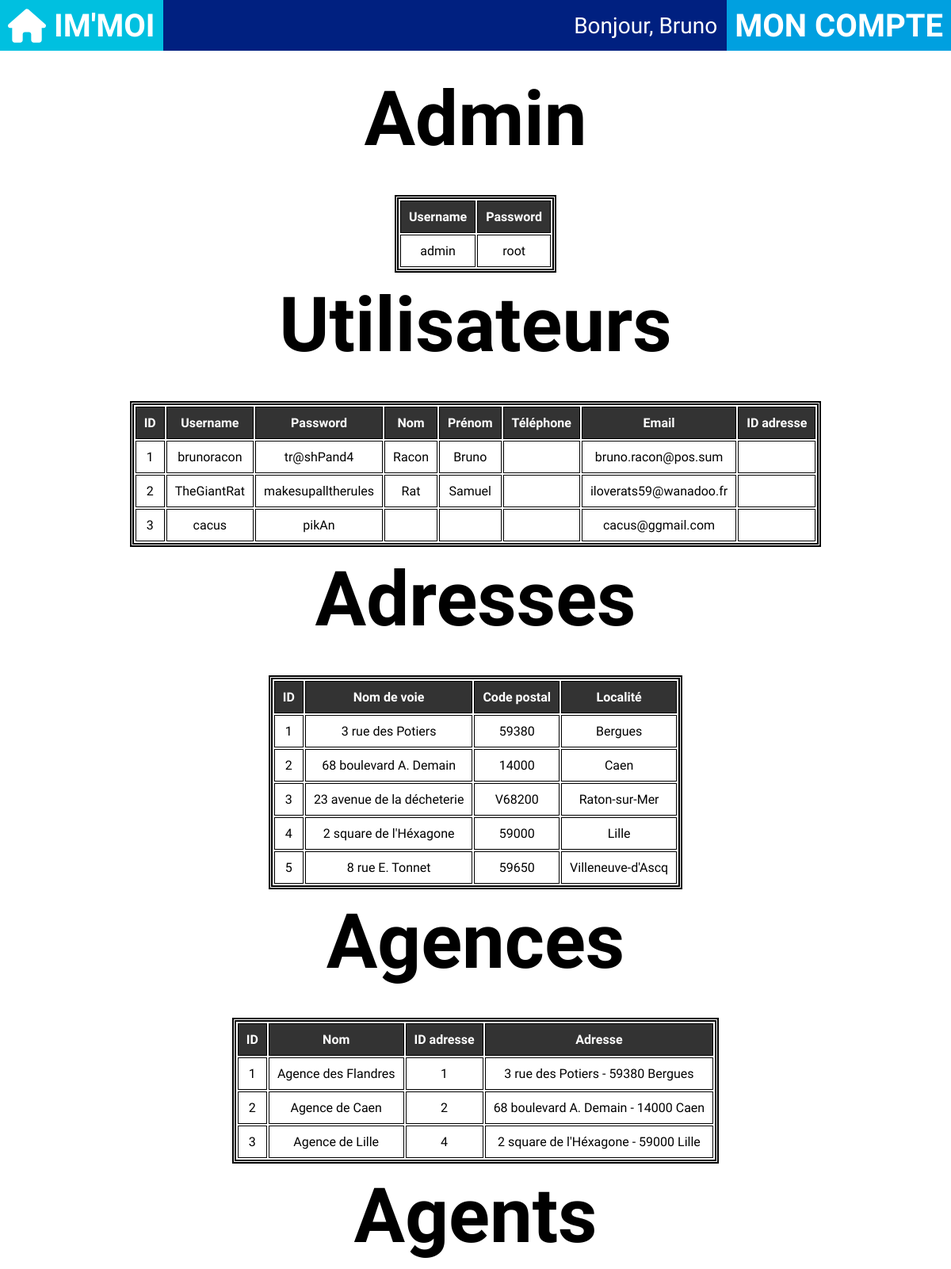
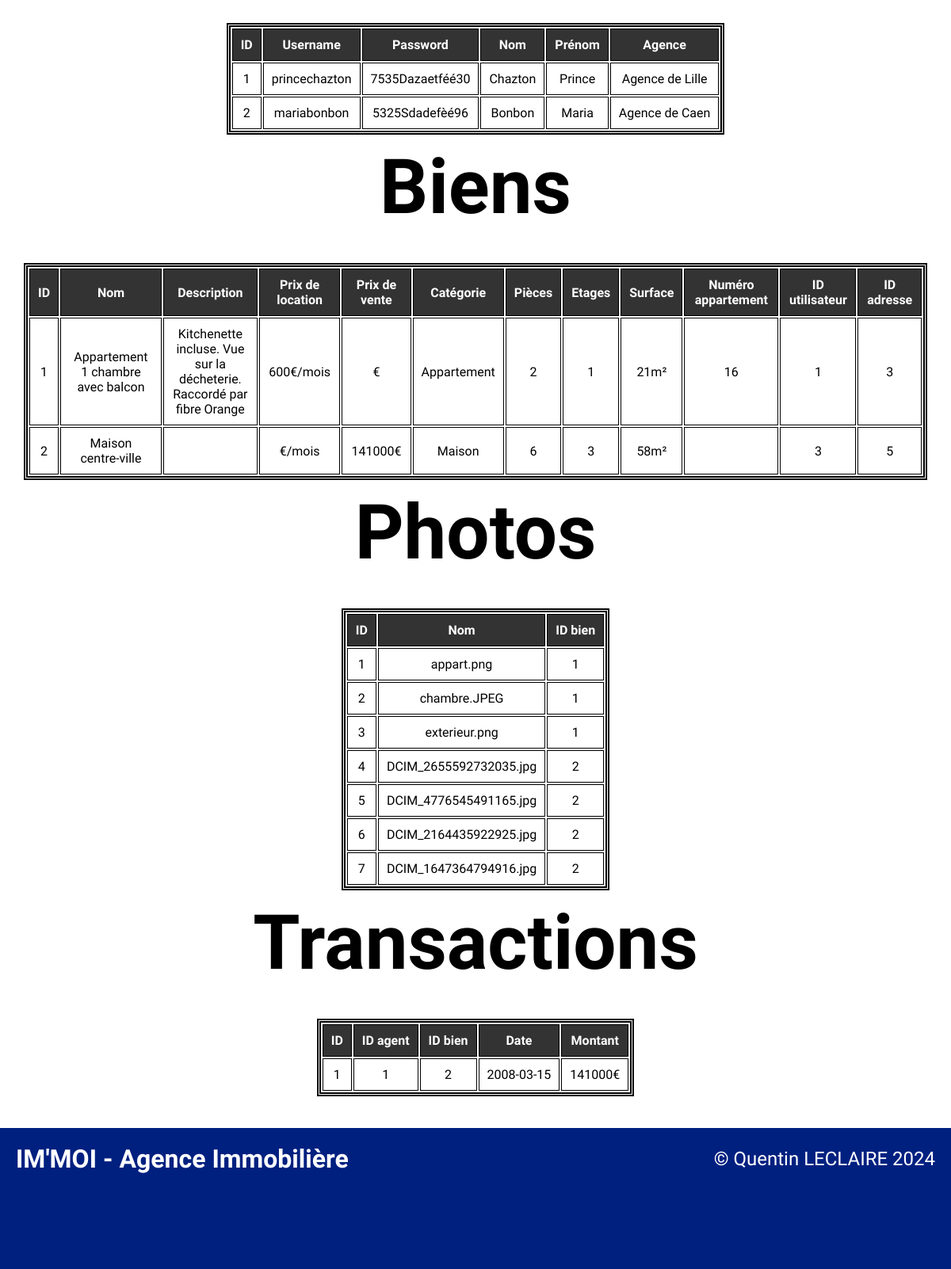
Screenshot of /bdtest.php with the database file from the repository (2 pictures, top to bottom).
### tables this page shows
CREATE TABLE utilisateur(
idUtilisateur int(11) NOT NULL,
username varchar(32) NOT NULL,
password varchar(32) NOT NULL,
nom varchar(40),
prenom varchar(40),
telephone varchar(20),
email varchar(80) NOT NULL,
idAdresse int(11)
);

CREATE TABLE adresse (
idAdresse int(11) NOT NULL,
nomVoie text NOT NULL,
zipcode varchar(10) NOT NULL,
localite varchar(60) NOT NULL
);

CREATE TABLE agence(
idAgence int(11) NOT NULL,
nom varchar(20) NOT NULL,
idAdresse int(11) NOT NULL
);

CREATE TABLE agent(
idAgent int(11) NOT NULL,
username varchar(32) NOT NULL,
password varchar(32) NOT NULL,
nom varchar(40) NOT NULL,
prenom varchar(40) NOT NULL,
idAgence int(11) NOT NULL
);

CREATE TABLE bien(
idBien int(11) NOT NULL,
nom varchar(60) NOT NULL,
description text,
prixLocation float,
prixVente float,
categorie varchar(20),
nbPieces int,
nbEtages int,
surface int,
numAppart int,
idUtilisateur int(11) NOT NULL,
idAdresse int(11) NOT NULL
);

CREATE TABLE photo (
idPhoto int(11) NOT NULL,
nom varchar(128) NOT NULL,
idBien int(11) NOT NULL
);

CREATE TABLE transactions(
idTransaction int(11) NOT NULL,
idAgent int(11) NOT NULL,
idBien int(11) NOT NULL,
dateTransaction date NOT NULL,
montant float NOT NULL
);

### bdtest.php (the view, shortened to what the rows shown need)
<?php
require_once "classes/Model.class.php";
require_once "classes/managers/UtilisateurManager.class.php";
require_once "classes/managers/AdresseManager.class.php";
require_once "classes/managers/AdminManager.class.php";
require_once "classes/managers/AgenceManager.class.php";
require_once "classes/managers/AgentManager.class.php";
require_once "classes/managers/BienManager.class.php";
require_once "classes/managers/TransactionManager.class.php";
require_once "classes/managers/PhotoManager.class.php";
require_once "classes/data/Utilisateur.class.php";
require_once "classes/data/Adresse.class.php";
require_once "classes/data/Admin.class.php";
require_once "classes/data/Agence.class.php";
require_once "classes/data/Agent.class.php";
require_once "classes/data/Bien.class.php";
require_once "classes/data/Transaction.class.php";
require_once "classes/data/Photo.class.php";
$utilisateurManager = new UtilisateurManager;
$utilisateurManager->chargementUserlist();
$adresseManager = new AdresseManager;
$adresseManager->chargementAdresselist();
$agenceManager = new AgenceManager;
$agenceManager->chargementAgencelist();
$agentManager = new AgentManager;
$agentManager->chargementAgentlist();
$bienManager = new BienManager;
$bienManager->chargementBienlist();
$transactionManager = new TransactionManager;
$transactionManager->chargementTransactionlist();
$adminManager = new AdminManager;
$adminManager->chargementAdminlist();
$photoManager = new PhotoManager;
$photoManager->chargementPhotolist();
ob_start(); ?>
<section class="testbdd">
    <h2>Admin</h2>
    <table>
        <tr>
            <th>Username</th>
            <th>Password</th>
        </tr>
        <?php
        $admin = $adminManager->getAdminlist();
        for ($i = 0; $i < count($admin); $i++) : ?>
            <tr>
                <td><?= $admin[$i]->getUsername(); ?></td>
                <td><?= $admin[$i]->getPassword(); ?></td>
            </tr>
        <?php endfor; ?>
    </table>
    <h2>Utilisateurs</h2>
    <table>
        <tr>
            <th>ID</th>
            <th>Username</th>
            <th>Password</th>
            <th>Nom</th>
            <th>Prénom</th>
            <th>Téléphone</th>
            <th>Email</th>
            <th>ID adresse</th>
        </tr>
        <?php
        $user = $utilisateurManager->getUserlist();
        for ($i = 0; $i < count($user); $i++) : ?>
            <tr>
                <td><?= $user[$i]->getId(); ?></td>
                <td><?= $user[$i]->getUsername(); ?></td>
                <td><?= $user[$i]->getPassword(); ?></td>
                <td><?= $user[$i]->getNom(); ?></td>
                <td><?= $user[$i]->getPrenom(); ?></td>
                <td><?= $user[$i]->getTelephone(); ?></td>
                <td><?= $user[$i]->getEmail(); ?></td>
                <td><?= $user[$i]->getAdresse(); ?></td>
            </tr>
        <?php endfor; ?>
    </table>
    <h2>Adresses</h2>
    <table>
        <tr>
            <th>ID</th>
            <th>Nom de voie</th>
            <th>Code postal</th>
            <th>Localité</th>
        </tr>
        <?php
        $adresse = $adresseManager->getAdresselist();
        for ($i = 0; $i < count($adresse); $i++) : ?>
            <tr>
                <td><?= $adresse[$i]->getId(); ?></td>
                <td><?= $adresse[$i]->getNomVoie(); ?></td>
                <td><?= $adresse[$i]->getZipcode(); ?></td>
                <td><?= $adresse[$i]->getLocalite(); ?></td>
            </tr>
        <?php endfor; ?>
    </table>
    <h2>Agences</h2>
    <table>
        <tr>
            <th>ID</th>
            <th>Nom</th>
            <th>ID adresse</th>
            <th>Adresse</th>
        </tr>
        <?php
        $agence = $agenceManager->getAgencelist();
        for ($i = 0; $i < count($agence); $i++) :
            $adresseagence = $adresse[$agence[$i]->getAdresse()-1];?>
            <tr>
                <td><?= $agence[$i]->getId(); ?></td>
                <td><?= "Agence " . $agence[$i]->getNom(); ?></td>
                <td><?= $agence[$i]->getAdresse(); ?></td>
                <td><?= $adresseagence->getNomVoie() ." - ". $adresseagence->getZipcode() . " " .  $adresseagence->getLocalite(); ?></td>
            </tr>
        <?php endfor; ?>
    </table>
    <h2>Agents</h2>
    <table>
        <tr>
            <th>ID</th>
            <th>Username</th>
            <th>Password</th>
            <th>Nom</th>
            <th>Prénom</th>
            <th>Agence</th>
        </tr>
        <?php
        $agent = $agentManager->getAgentlist();
        for ($i = 0; $i < count($agent); $i++) : ?>
            <tr>
                <td><?= $agent[$i]->getId(); ?></td>
                <td><?= $agent[$i]->getUsername(); ?></td>
                <td><?= $agent[$i]->getPassword(); ?></td>
                <td><?= $agent[$i]->getNom(); ?></td>
                <td><?= $agent[$i]->getPrenom(); ?></td>
                <td><?= "Agence " . $agence[$agent[$i]->getIdAgence()-1]->getNom(); ?></td>
            </tr>
        <?php endfor; ?>
    </table>
    <h2>Biens</h2>
    <table>
        <tr>
            <th>ID</th>
            <th>Nom</th>
            <th>Description</th>
            <th>Prix de location</th>
            <th>Prix de vente</th>
            <th>Catégorie</th>
            <th>Pièces</th>
            <th>Etages</th>
            <th>Surface</th>
            <th>Numéro appartement</th>
            <th>ID utilisateur</th>
            <th>ID adresse</th>
        </tr>
        <?php
        $bien = $bienManager->getBienlist();
        for ($i = 0; $i < count($bien); $i++) : ?>
            <tr>
                <td><?= $bien[$i]->getId(); ?></td>
                <td><?= $bien[$i]->getNom(); ?></td>
                <td><?= $bien[$i]->getDescription(); ?></td>
                <td><?= $bien[$i]->getPrixLoc(). "€/mois"; ?></td>
                <td><?= $bien[$i]->getPrixVente(). "€"; ?></td>
                <td><?= $bien[$i]->getCategorie(); ?></td>
                <td><?= $bien[$i]->getNbPieces(); ?></td>
                <td><?= $bien[$i]->getNbEtages(); ?></td>
                <td><?= $bien[$i]->getSurface()."m²"; ?></td>
                <td><?= $bien[$i]->getNumAppart(); ?></td>
                <td><?= $bien[$i]->getUtilisateur(); ?></td>
                <td><?= $bien[$i]->getAdresse(); ?></td>
            </tr>
        <?php endfor; ?>
    </table>
    <h2>Photos</h2>
    <table>
        <tr>
            <th>ID</th>
            <th>Nom</th>
            <th>ID bien</th>
        </tr>
        <?php
        $photo = $photoManager->getPhotolist();
        for ($i = 0; $i < count($photo); $i++) : ?>
            <tr>
                <td><?= $photo[$i]->getId(); ?></td>
                <td><?= $photo[$i]->getNom(); ?></td>
                <td><?= $photo[$i]->getBien(); ?></td>
            </tr>
        <?php endfor; ?>
    </table>
    <h2>Transactions</h2>
    <table>
        <tr>
            <th>ID</th>
            <th>ID agent</th>
            <th>ID bien</th>
            <th>Date</th>
            <th>Montant</th>
        </tr>
        <?php
        $transaction = $transactionManager->getTransactionlist();
        for ($i = 0; $i < count($transaction); $i++) : ?>
            <tr>
                <td><?= $transaction[$i]->getId(); ?></td>
                <td><?= $transaction[$i]->getAgent(); ?></td>
                <td><?= $transaction[$i]->getBien(); ?></td>
                <td><?= $transaction[$i]->getDate(); ?></td>
                <td><?= $transaction[$i]->getMontant()."€"; ?></td>
            </tr>
        <?php endfor; ?>
    </table>
</section>
<?php
require "template.php";

### rows the page displays
utilisateur: idUtilisateur "1", username "brunoracon", password "tr@shPand4", nom "Racon", prenom "Bruno", email "bruno.racon@pos.sum"
utilisateur: idUtilisateur "2", username "TheGiantRat", password "makesupalltherules", nom "Rat", prenom "Samuel", email "iloverats59@wanadoo.fr"
utilisateur: idUtilisateur "3", username "cacus", password "pikAn", email "cacus@ggmail.com"
adresse: idAdresse "1", nomVoie "3 rue des Potiers", zipcode "59380", localite "Bergues"
adresse: idAdresse "2", nomVoie "68 boulevard A. Demain", zipcode "14000", localite "Caen"
adresse: idAdresse "3", nomVoie "23 avenue de la décheterie", zipcode "V68200", localite "Raton-sur-Mer"
adresse: idAdresse "4", nomVoie "2 square de l'Héxagone", zipcode "59000", localite "Lille"
adresse: idAdresse "5", nomVoie "8 rue E. Tonnet", zipcode "59650", localite "Villeneuve-d'Ascq"
agence: idAgence "1", nom "des Flandres", idAdresse "1", idAdresse.nomVoie "3 rue des Potiers", idAdresse.zipcode "59380", idAdresse.localite "Bergues"
agence: idAgence "2", nom "de Caen", idAdresse "2", idAdresse.nomVoie "68 boulevard A. Demain", idAdresse.zipcode "14000", idAdresse.localite "Caen"
agence: idAgence "3", nom "de Lille", idAdresse "4", idAdresse.nomVoie "2 square de l'Héxagone", idAdresse.zipcode "59000", idAdresse.localite "Lille"
agent: idAgent "1", username "princechazton", password "7535Dazaetféé30", nom "Chazton", prenom "Prince", idAgence.nom "de Lille"
agent: idAgent "2", username "mariabonbon", password "5325Sdadefèé96", nom "Bonbon", prenom "Maria", idAgence.nom "de Caen"
bien: idBien "1", nom "Appartement 1 chambre avec balcon", description "Kitchenette incluse. Vue sur la décheterie. Raccordé par fibre Orange", prixLocation "600", categorie "Appartement", nbPieces "2", nbEtages "1", surface "21", numAppart "16", idUtilisateur "1", idAdresse "3"
bien: idBien "2", nom "Maison centre-ville", prixVente "141000", categorie "Maison", nbPieces "6", nbEtages "3", surface "58", idUtilisateur "3", idAdresse "5"
photo: idPhoto "1", nom "appart.png", idBien "1"
photo: idPhoto "2", nom "chambre.JPEG", idBien "1"
photo: idPhoto "3", nom "exterieur.png", idBien "1"
photo: idPhoto "4", nom "DCIM_2655592732035.jpg", idBien "2"
photo: idPhoto "5", nom "DCIM_4776545491165.jpg", idBien "2"
photo: idPhoto "6", nom "DCIM_2164435922925.jpg", idBien "2"
photo: idPhoto "7", nom "DCIM_1647364794916.jpg", idBien "2"
transactions: idTransaction "1", idAgent "1", idBien "2", dateTransaction "2008-03-15", montant "141000"

### other values shown
$admin[$i]->getUsername() "admin"
$admin[$i]->getPassword() "root"
